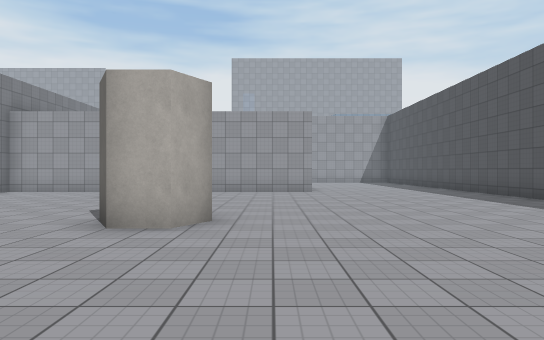
[1] (above)

17 first-person views from a walk through a scene from a Unity 3-D project. The camera is 1.4 m above the floor, looks level and sees 70° across. The floor is counted in squares, 2 m on a side. Each view is taken from the middle of a square. On the plan, view 1 faces up. The plan holds only what a view shows up to about 11 squares ahead; the rest is blank. The place goes on beyond the plan. The player character is not drawn. Surface patterns are stand-ins for the level's own textures.

[2]
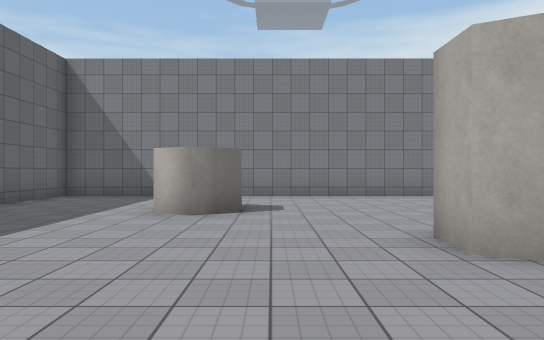

[3]
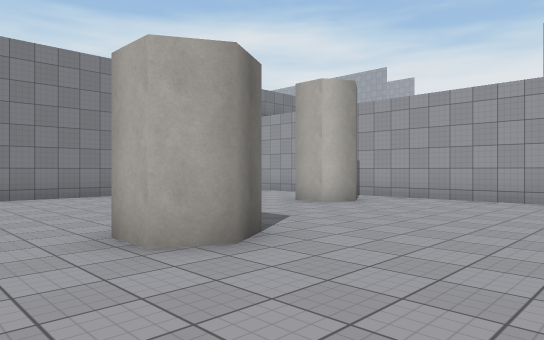

[4]
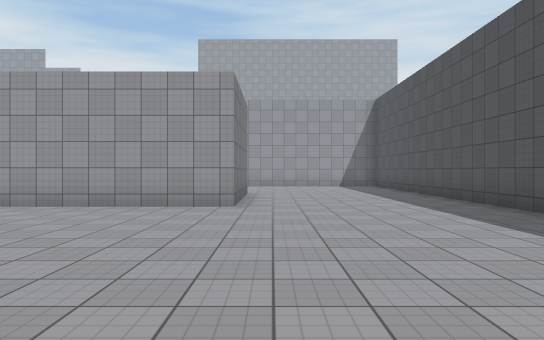

[5]
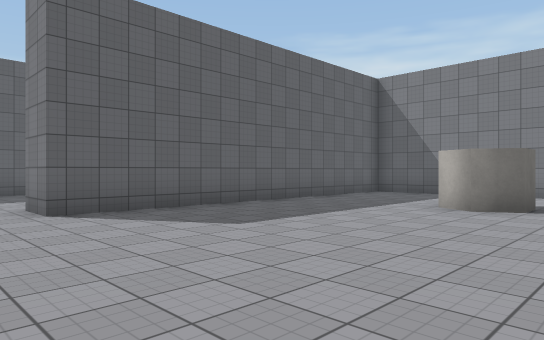

[6]
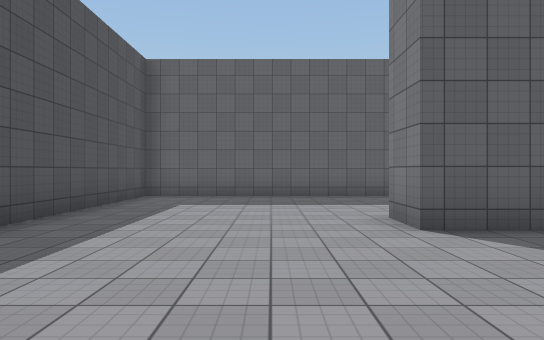

[7]
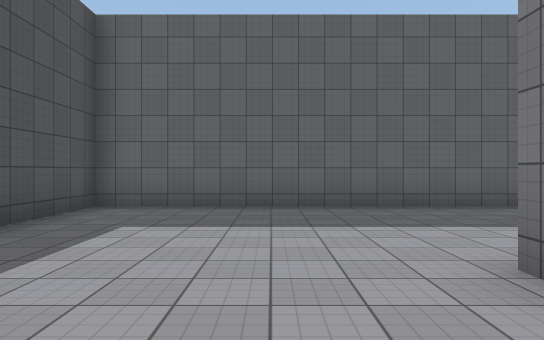

[8]
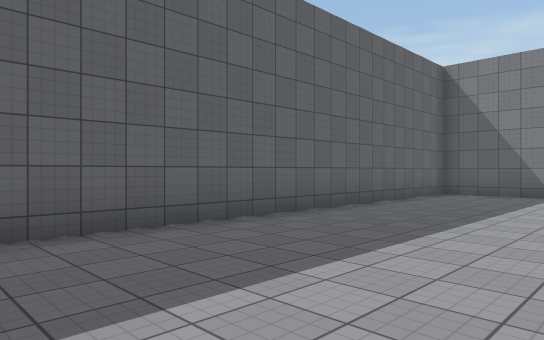

[9]
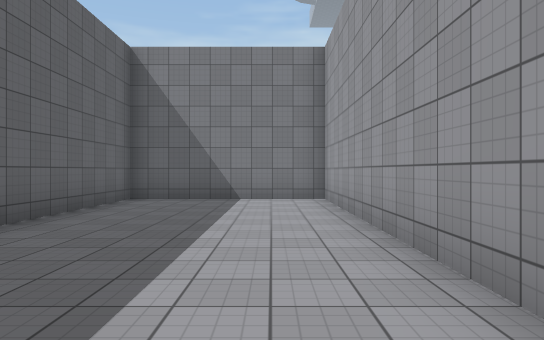

[10]
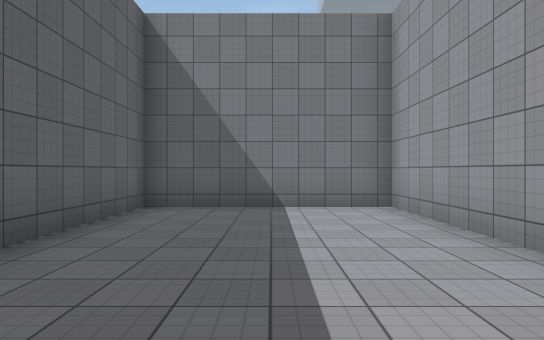

[11]
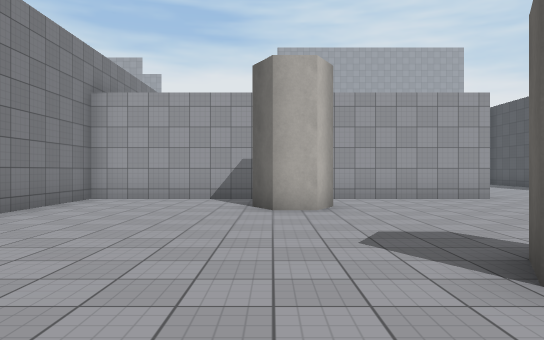

[12]
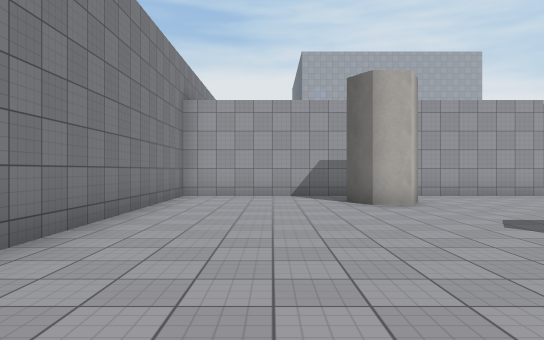

[13]
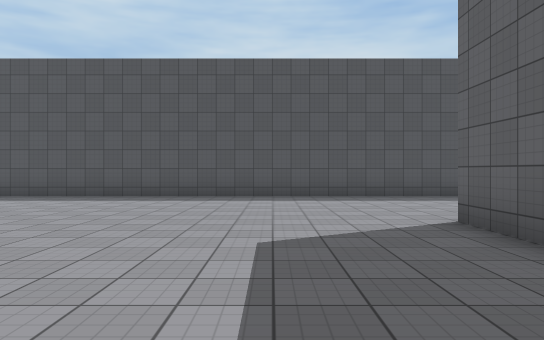

[14]
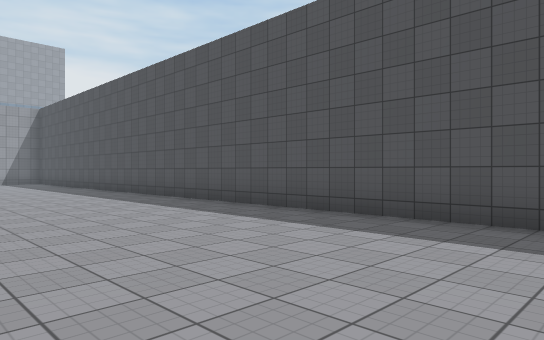

[15]
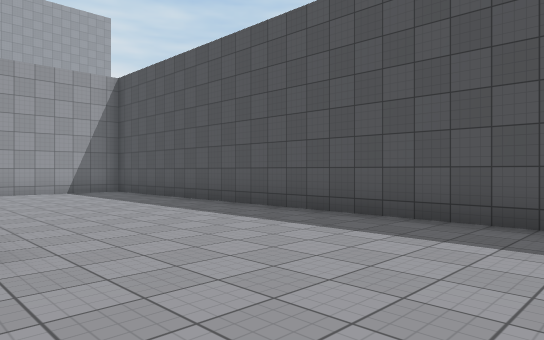

[16]
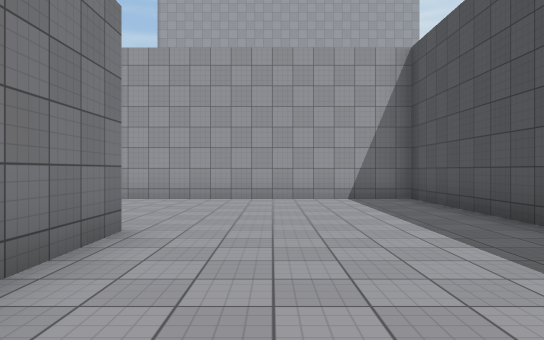

[17]
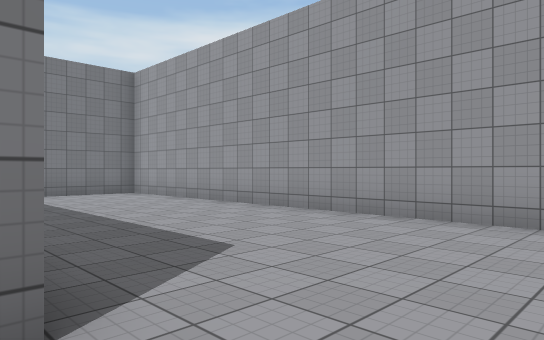

### Floor plan
Points are (right, up) in squares from view 1. A wall is a line through its corners. A room is listed if a view was taken in it or the views show most of it. See-through windows are left out.
Room 1 (views 1, 2, 3, 4, 5, 6, 7, 8, 9, 10, 11, 12, 13, 14, 15, 16, 17)
walls: (-1.2, 6.1) (-0.8, 5.4) (-1.2, 4.7) (-2, 4.7) (-2.4, 5.4) (-2, 6.1); (-5.1, 2.4) (-4.4, 2.4) (-4, 1.8) (-4.4, 1); (-3.2, 11.1) (-2.8, 10.5) (-3.2, 9.8) (-4, 9.8) (-4.4, 10.5); (-8.4, -0.1) (-8.4, -2.5) (1.3, -2.5) (1.3, -3.8); (-0.8, -3.7) (-8.4, -3.7) (-8.4, -8.4) (6.4, -8.4) (6.4, 21.4) (-7.1, 21.4); (1.3, 16.5) (1.3, 12.4) (-8.4, 12.4) (-8.4, 1.8); (-8.4, 20.2) (-8.4, 18.9)

Positions as (right, up) in squares from view 1, and headings:
1: (0, 0), facing up
2: (2, 3), facing left
3: (2, 3), facing up-left
4: (2, 5), facing up
5: (3, 4), facing down-left
6: (3, 2), facing down
7: (3, -1), facing down
8: (3, -4), facing down-left
9: (1, -5), facing left
10: (-1, -6), facing left
11: (-4, 3), facing up
12: (-6, 2), facing up
13: (-4, 0), facing right
14: (1, 0), facing up-right
15: (1, 9), facing up-right
16: (3, 12), facing up
17: (3, 16), facing up-left
